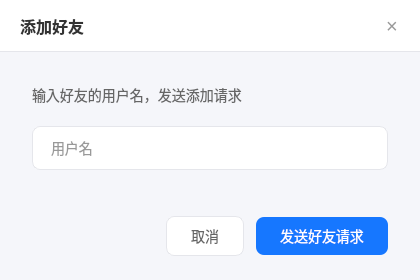
<?xml version="1.0" encoding="UTF-8"?>
<ui version="4.0">
 <class>AddFriendDialog</class>
 <widget class="QDialog" name="AddFriendDialog">
  <property name="geometry">
   <rect><x>0</x><y>0</y><width>420</width><height>280</height></rect>
  </property>
  <property name="minimumSize">
   <size><width>420</width><height>280</height></size>
  </property>
  <property name="windowTitle">
   <string>添加好友</string>
  </property>
  <property name="styleSheet">
   <string>QDialog#AddFriendDialog { background: #F5F6FA; }</string>
  </property>
  <layout class="QVBoxLayout" name="vl_main">
   <property name="spacing"><number>0</number></property>
   <property name="leftMargin"><number>0</number></property>
   <property name="topMargin"><number>0</number></property>
   <property name="rightMargin"><number>0</number></property>
   <property name="bottomMargin"><number>0</number></property>
   <item>
    <widget class="QWidget" name="wdg_titleBar">
     <property name="minimumSize"><size><width>0</width><height>52</height></size></property>
     <property name="maximumSize"><size><width>16777215</width><height>52</height></size></property>
     <property name="styleSheet"><string>QWidget#wdg_titleBar { background: white; border-bottom: 1px solid #E5E6EB; }</string></property>
     <layout class="QHBoxLayout" name="hl_titleBar">
      <property name="leftMargin"><number>20</number></property>
      <property name="topMargin"><number>0</number></property>
      <property name="rightMargin"><number>12</number></property>
      <property name="bottomMargin"><number>0</number></property>
      <item>
       <widget class="QLabel" name="lb_title">
        <property name="text"><string>添加好友</string></property>
        <property name="styleSheet"><string>font-size: 16px; font-weight: bold; color: #333; font-family: Microsoft YaHei;</string></property>
       </widget>
      </item>
      <item>
       <spacer name="hs_titleBar">
        <property name="orientation"><enum>Qt::Horizontal</enum></property>
        <property name="sizeHint"><size><width>40</width><height>20</height></size></property>
       </spacer>
      </item>
      <item>
       <widget class="QPushButton" name="pb_close">
        <property name="minimumSize"><size><width>32</width><height>32</height></size></property>
        <property name="maximumSize"><size><width>32</width><height>32</height></size></property>
        <property name="text"><string>×</string></property>
        <property name="cursor"><cursorShape>PointingHandCursor</cursorShape></property>
        <property name="styleSheet"><string>QPushButton { background: transparent; color: #999; font-size: 20px; border: none; border-radius: 4px; }
QPushButton:hover { background: #F0F0F0; color: #333; }</string></property>
        <property name="flat"><bool>true</bool></property>
       </widget>
      </item>
     </layout>
    </widget>
   </item>
   <item>
    <layout class="QVBoxLayout" name="vl_body">
     <property name="spacing"><number>20</number></property>
     <property name="leftMargin"><number>32</number></property>
     <property name="topMargin"><number>32</number></property>
     <property name="rightMargin"><number>32</number></property>
     <property name="bottomMargin"><number>24</number></property>
     <item>
      <widget class="QLabel" name="lb_hint">
       <property name="text"><string>输入好友的用户名，发送添加请求</string></property>
       <property name="styleSheet"><string>font-size: 14px; color: #666; font-family: Microsoft YaHei;</string></property>
      </widget>
     </item>
     <item>
      <widget class="QLineEdit" name="le_input">
       <property name="minimumSize"><size><width>0</width><height>44</height></size></property>
       <property name="placeholderText"><string>用户名</string></property>
       <property name="styleSheet">
        <string>QLineEdit { border: 1px solid #E5E6EB; border-radius: 8px; padding: 0 16px; font-size: 14px; font-family: Microsoft YaHei; background: white; color: #333; }
QLineEdit:focus { border-color: #1677FF; }</string>
       </property>
      </widget>
     </item>
     <item>
      <spacer name="vs_body">
       <property name="orientation"><enum>Qt::Vertical</enum></property>
       <property name="sizeHint"><size><width>20</width><height>20</height></size></property>
      </spacer>
     </item>
     <item>
      <layout class="QHBoxLayout" name="hl_buttons">
       <property name="spacing"><number>12</number></property>
       <item>
        <spacer name="hs_buttons">
         <property name="orientation"><enum>Qt::Horizontal</enum></property>
         <property name="sizeHint"><size><width>40</width><height>20</height></size></property>
        </spacer>
       </item>
       <item>
        <widget class="QPushButton" name="pb_cancel">
         <property name="text"><string>取消</string></property>
         <property name="cursor"><cursorShape>PointingHandCursor</cursorShape></property>
         <property name="styleSheet">
          <string>QPushButton { background: white; color: #666; border: 1px solid #E5E6EB; border-radius: 8px; font-size: 14px; font-family: Microsoft YaHei; padding: 8px 24px; }
QPushButton:hover { border-color: #1677FF; color: #1677FF; }</string>
         </property>
        </widget>
       </item>
       <item>
        <widget class="QPushButton" name="pb_send">
         <property name="text"><string>发送好友请求</string></property>
         <property name="cursor"><cursorShape>PointingHandCursor</cursorShape></property>
         <property name="styleSheet">
          <string>QPushButton { background: #1677FF; color: white; border-radius: 8px; font-size: 14px; font-family: Microsoft YaHei; border: none; padding: 8px 24px; }
QPushButton:hover { background: #4096FF; }</string>
         </property>
        </widget>
       </item>
      </layout>
     </item>
    </layout>
   </item>
  </layout>
 </widget>
 <resources/>
 <connections/>
</ui>
